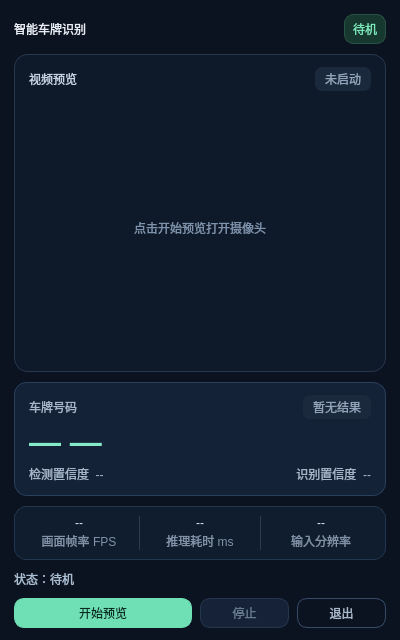
<?xml version="1.0" encoding="UTF-8"?>
<ui version="4.0">
 <class>MainWindow</class>
 <widget class="QMainWindow" name="MainWindow">
  <property name="geometry">
   <rect>
    <x>0</x>
    <y>0</y>
    <width>400</width>
    <height>640</height>
   </rect>
  </property>
  <property name="minimumSize">
   <size>
    <width>360</width>
    <height>576</height>
   </size>
  </property>
  <property name="windowTitle">
   <string>RK3568 智能车牌识别</string>
  </property>
  <property name="styleSheet">
   <string notr="true">QMainWindow, QWidget#centralwidget { background-color: #0b1220; }
QLabel { color: #e6edf6; background: transparent; }
QLabel#appBadge { background: #15382f; color: #72e6ba; border: 1px solid #285747; border-radius: 10px; }
QLabel#eyebrowLabel, QLabel#cameraHintLabel, QLabel#fpsTitleLabel, QLabel#latencyTitleLabel, QLabel#inputSizeTitleLabel, QLabel#footerLabel { color: #8192a9; }
QLabel#modeLabel { background: #17382e; color: #7ae7bb; border: 1px solid #285344; border-radius: 9px; padding: 5px 8px; }
QFrame#cameraFrame { background: #0e192a; border: 1px solid #26384e; border-radius: 14px; }
QLabel#cameraTitleLabel { color: #c6d4e5; }
QLabel#cameraStateLabel, QLabel#resultStateLabel { color: #91a3ba; background: #1b293d; border-radius: 7px; padding: 3px 7px; }
QLabel#cameraLabel { color: #7d93ad; }
QFrame#resultFrame { background: #132237; border: 1px solid #2a405a; border-radius: 13px; }
QLabel#plateTitleLabel { color: #a6b7cc; }
QLabel#plateLabel { color: #83ebc7; }
QLabel#confidenceLabel, QLabel#ocrConfidenceLabel { color: #a6b7cc; }
QFrame#metricsFrame { background: #101d2f; border: 1px solid #22364d; border-radius: 12px; }
QFrame#metricDivider1, QFrame#metricDivider2 { background: #2a3b50; border: none; }
QLabel#fpsValueLabel, QLabel#latencyValueLabel, QLabel#inputSizeValueLabel { color: #dce8f7; }
QLabel#statuslabel { color: #a9bdd3; }
QPushButton { color: #d7e3f2; background: #1a2a40; border: 1px solid #354c68; border-radius: 10px; padding: 5px 8px; }
QPushButton:hover { background: #243a55; border-color: #6583a9; }
QPushButton:pressed { background: #304b6d; }
QPushButton#testButton { color: #092c22; background: #6fe0b5; border-color: #6fe0b5; }
QPushButton#testButton:hover { background: #8df0ca; border-color: #8df0ca; }
QPushButton#testButton:pressed { background: #4ac995; border-color: #4ac995; }
QPushButton:disabled, QPushButton#testButton:disabled { color: #66798f; background: #152237; border-color: #25374d; }
QPushButton#exitButton { color: #a9b9cd; background: transparent; }
QPushButton#exitButton:hover { background: #243144; }</string>
  </property>
  <widget class="QWidget" name="centralwidget">
   <layout class="QVBoxLayout" name="mainLayout" stretch="0,1,0,0,0,0">
    <property name="spacing">
     <number>10</number>
    </property>
    <property name="leftMargin">
     <number>14</number>
    </property>
    <property name="topMargin">
     <number>14</number>
    </property>
    <property name="rightMargin">
     <number>14</number>
    </property>
    <property name="bottomMargin">
     <number>12</number>
    </property>
    <item>
     <widget class="QFrame" name="headerFrame">
      <layout class="QHBoxLayout" name="headerLayout">
       <property name="spacing">
        <number>10</number>
       </property>
       <property name="leftMargin">
        <number>0</number>
       </property>
       <property name="topMargin">
        <number>0</number>
       </property>
       <property name="rightMargin">
        <number>0</number>
       </property>
       <property name="bottomMargin">
        <number>0</number>
       </property>
       <item>
        <layout class="QVBoxLayout" name="titleLayout">
         <property name="spacing">
          <number>2</number>
         </property>
         <item>
          <widget class="QLabel" name="titleLabel">
           <property name="text">
            <string>智能车牌识别</string>
           </property>
          </widget>
         </item>
        </layout>
       </item>
       <item>
        <widget class="QLabel" name="modeLabel">
         <property name="sizePolicy">
          <sizepolicy hsizetype="Maximum" vsizetype="Maximum">
           <horstretch>0</horstretch>
           <verstretch>0</verstretch>
          </sizepolicy>
         </property>
         <property name="text">
          <string>待机</string>
         </property>
         <property name="alignment">
          <set>Qt::AlignCenter</set>
         </property>
        </widget>
       </item>
      </layout>
     </widget>
    </item>
    <item>
     <widget class="QFrame" name="cameraFrame">
      <property name="sizePolicy">
       <sizepolicy hsizetype="Expanding" vsizetype="Expanding">
        <horstretch>0</horstretch>
        <verstretch>1</verstretch>
       </sizepolicy>
      </property>
      <layout class="QVBoxLayout" name="cameraLayout" stretch="0,1">
       <property name="leftMargin">
        <number>14</number>
       </property>
       <property name="topMargin">
        <number>12</number>
       </property>
       <property name="rightMargin">
        <number>14</number>
       </property>
       <property name="bottomMargin">
        <number>12</number>
       </property>
       <item>
        <layout class="QHBoxLayout" name="cameraHeaderLayout">
         <item>
          <widget class="QLabel" name="cameraTitleLabel">
           <property name="text">
            <string>视频预览</string>
           </property>
          </widget>
         </item>
         <item>
          <spacer name="cameraHeaderSpacer">
           <property name="orientation">
            <enum>Qt::Horizontal</enum>
           </property>
           <property name="sizeHint" stdset="0">
            <size>
             <width>20</width>
             <height>1</height>
            </size>
           </property>
          </spacer>
         </item>
         <item>
          <widget class="QLabel" name="cameraStateLabel">
           <property name="text">
            <string>未启动</string>
           </property>
          </widget>
         </item>
        </layout>
       </item>
       <item>
        <widget class="QLabel" name="cameraLabel">
         <property name="sizePolicy">
          <sizepolicy hsizetype="Expanding" vsizetype="Expanding">
           <horstretch>0</horstretch>
           <verstretch>1</verstretch>
          </sizepolicy>
         </property>
         <property name="text">
          <string>点击开始预览打开摄像头</string>
         </property>
         <property name="alignment">
          <set>Qt::AlignCenter</set>
         </property>
         <property name="wordWrap">
          <bool>true</bool>
         </property>
        </widget>
       </item>
      </layout>
     </widget>
    </item>
    <item>
     <widget class="QFrame" name="resultFrame">
      <layout class="QVBoxLayout" name="resultLayout">
       <property name="spacing">
        <number>5</number>
       </property>
       <property name="leftMargin">
        <number>14</number>
       </property>
       <property name="topMargin">
        <number>12</number>
       </property>
       <property name="rightMargin">
        <number>14</number>
       </property>
       <property name="bottomMargin">
        <number>12</number>
       </property>
       <item>
        <layout class="QHBoxLayout" name="resultHeaderLayout">
         <item>
          <widget class="QLabel" name="plateTitleLabel">
           <property name="text">
            <string>车牌号码</string>
           </property>
          </widget>
         </item>
         <item>
          <spacer name="resultHeaderSpacer">
           <property name="orientation">
            <enum>Qt::Horizontal</enum>
           </property>
           <property name="sizeHint" stdset="0">
            <size>
             <width>20</width>
             <height>1</height>
            </size>
           </property>
          </spacer>
         </item>
         <item>
          <widget class="QLabel" name="resultStateLabel">
           <property name="text">
            <string>暂无结果</string>
           </property>
          </widget>
         </item>
        </layout>
       </item>
       <item>
        <widget class="QLabel" name="plateLabel">
         <property name="font">
          <font>
           <pointsize>24</pointsize>
           <bold>true</bold>
          </font>
         </property>
         <property name="text">
          <string>— —</string>
         </property>
        </widget>
       </item>
       <item>
        <layout class="QHBoxLayout" name="confidenceLayout">
         <item>
          <widget class="QLabel" name="confidenceLabel">
           <property name="text">
            <string>检测置信度  --</string>
           </property>
          </widget>
         </item>
         <item>
          <widget class="QLabel" name="ocrConfidenceLabel">
           <property name="text">
            <string>识别置信度  --</string>
           </property>
           <property name="alignment">
            <set>Qt::AlignRight|Qt::AlignTrailing|Qt::AlignVCenter</set>
           </property>
          </widget>
         </item>
        </layout>
       </item>
      </layout>
     </widget>
    </item>
    <item>
     <widget class="QFrame" name="metricsFrame">
      <layout class="QHBoxLayout" name="metricsLayout" stretch="1,0,1,0,1">
       <property name="leftMargin">
        <number>10</number>
       </property>
       <property name="topMargin">
        <number>9</number>
       </property>
       <property name="rightMargin">
        <number>10</number>
       </property>
       <property name="bottomMargin">
        <number>9</number>
       </property>
       <item>
        <layout class="QVBoxLayout" name="fpsLayout">
         <property name="spacing">
          <number>2</number>
         </property>
         <item>
          <widget class="QLabel" name="fpsValueLabel">
           <property name="text">
            <string>--</string>
           </property>
           <property name="alignment">
            <set>Qt::AlignCenter</set>
           </property>
          </widget>
         </item>
         <item>
          <widget class="QLabel" name="fpsTitleLabel">
           <property name="text">
            <string>画面帧率 FPS</string>
           </property>
           <property name="alignment">
            <set>Qt::AlignCenter</set>
           </property>
          </widget>
         </item>
        </layout>
       </item>
       <item>
        <widget class="QFrame" name="metricDivider1">
         <property name="maximumSize">
          <size>
           <width>1</width>
           <height>16777215</height>
          </size>
         </property>
         <property name="frameShape">
          <enum>QFrame::VLine</enum>
         </property>
        </widget>
       </item>
       <item>
        <layout class="QVBoxLayout" name="latencyLayout">
         <property name="spacing">
          <number>2</number>
         </property>
         <item>
          <widget class="QLabel" name="latencyValueLabel">
           <property name="text">
            <string>--</string>
           </property>
           <property name="alignment">
            <set>Qt::AlignCenter</set>
           </property>
          </widget>
         </item>
         <item>
          <widget class="QLabel" name="latencyTitleLabel">
           <property name="text">
            <string>推理耗时 ms</string>
           </property>
           <property name="alignment">
            <set>Qt::AlignCenter</set>
           </property>
          </widget>
         </item>
        </layout>
       </item>
       <item>
        <widget class="QFrame" name="metricDivider2">
         <property name="maximumSize">
          <size>
           <width>1</width>
           <height>16777215</height>
          </size>
         </property>
         <property name="frameShape">
          <enum>QFrame::VLine</enum>
         </property>
        </widget>
       </item>
       <item>
        <layout class="QVBoxLayout" name="inputSizeLayout">
         <property name="spacing">
          <number>2</number>
         </property>
         <item>
          <widget class="QLabel" name="inputSizeValueLabel">
           <property name="text">
            <string>--</string>
           </property>
           <property name="alignment">
            <set>Qt::AlignCenter</set>
           </property>
          </widget>
         </item>
         <item>
          <widget class="QLabel" name="inputSizeTitleLabel">
           <property name="text">
            <string>输入分辨率</string>
           </property>
           <property name="alignment">
            <set>Qt::AlignCenter</set>
           </property>
          </widget>
         </item>
        </layout>
       </item>
      </layout>
     </widget>
    </item>
    <item>
     <widget class="QLabel" name="statuslabel">
      <property name="text">
       <string>状态：待机</string>
      </property>
      <property name="wordWrap">
       <bool>true</bool>
      </property>
     </widget>
    </item>
    <item>
     <layout class="QHBoxLayout" name="buttonLayout" stretch="2,1,1">
      <property name="spacing">
       <number>8</number>
      </property>
      <item>
       <widget class="QPushButton" name="testButton">
        <property name="cursor">
         <cursorShape>PointingHandCursor</cursorShape>
        </property>
        <property name="text">
         <string>开始预览</string>
        </property>
       </widget>
      </item>
      <item>
       <widget class="QPushButton" name="stopButton">
        <property name="enabled">
         <bool>false</bool>
        </property>
        <property name="cursor">
         <cursorShape>PointingHandCursor</cursorShape>
        </property>
        <property name="text">
         <string>停止</string>
        </property>
       </widget>
      </item>
      <item>
       <widget class="QPushButton" name="exitButton">
        <property name="cursor">
         <cursorShape>PointingHandCursor</cursorShape>
        </property>
        <property name="text">
         <string>退出</string>
        </property>
       </widget>
      </item>
     </layout>
    </item>
   </layout>
  </widget>
 </widget>
 <resources/>
 <connections/>
</ui>
